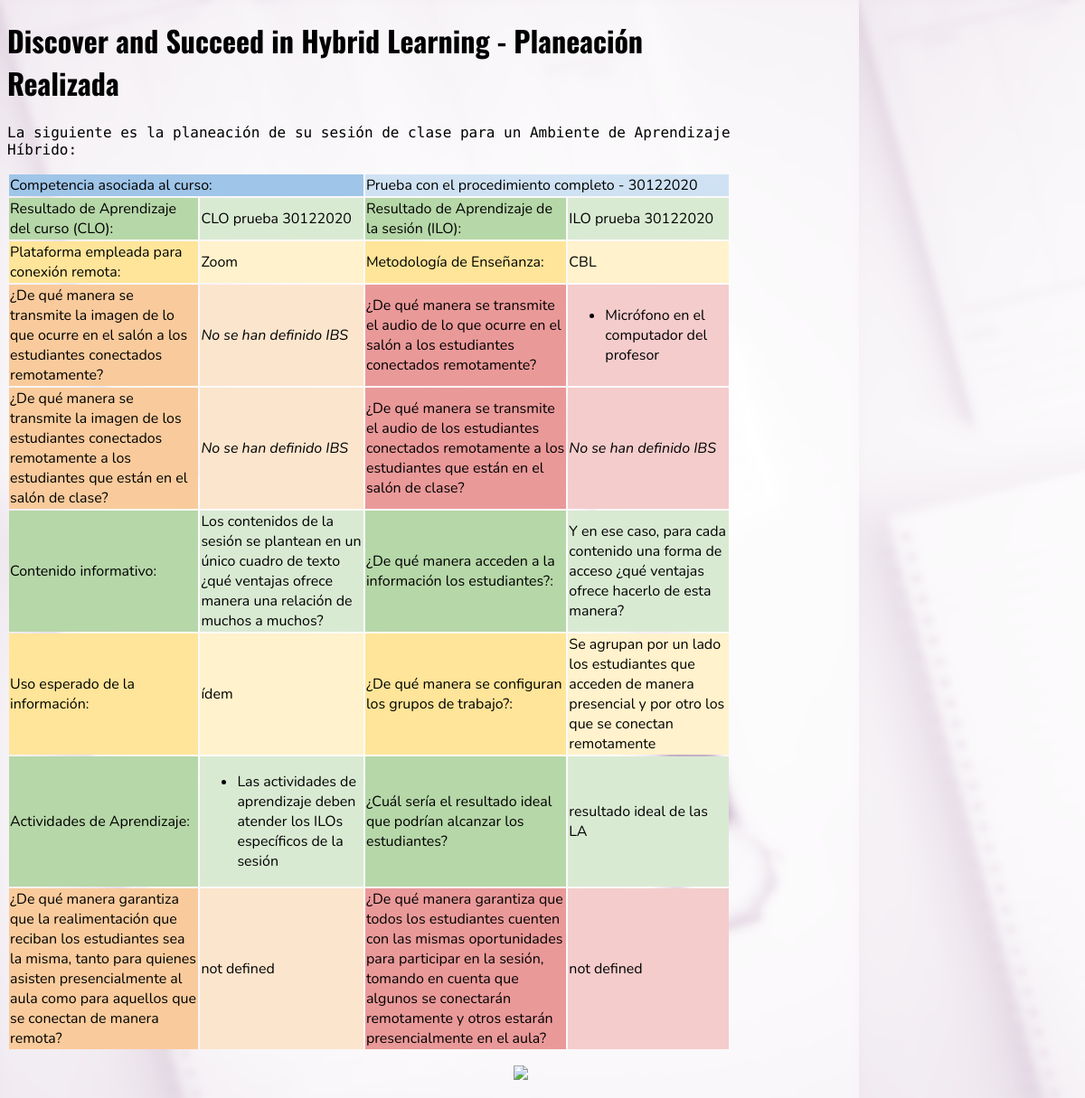
Page /planner/9/fullSessionPlan/ on the committed database.
### planner/models.py (models this page shows, shortened)
class Ilo(models.Model):
    clo = models.ForeignKey(Clo, on_delete=models.CASCADE)
    ilo_name = models.CharField(max_length=200)
    ilo_description = models.TextField()

class Clo(models.Model):
    SKILL_DEVELOPMENT_LEVELS = [
        ('UI','Unconscious Incompetence'),
        ('CI','Conscious Incompetence'),
        ('CC','Conscious Competence'),
        ('UC', 'Unconscious Competence'),
    ]
    skill = models.ForeignKey(Skill, on_delete=models.CASCADE)
    clo_name = models.CharField(max_length=200)
    clo_description = models.TextField()
    skill_development_level = models.CharField(
        max_length=2,
        choices=SKILL_DEVELOPMENT_LEVELS,
        default='UI',
    )

class Skill(models.Model):
    SKILL_TYPE_CHOICES = [
        ('SOFT','Soft (generic) Skill'),
        ('HARD', 'Hard (specific) Skill'),
        ]
    skill_name = models.CharField(max_length=200)
    skill_type = models.CharField(
        max_length=4,
        choices=SKILL_TYPE_CHOICES,
        default='HARD',
        )
    skill_description = models.TextField()

class Session_plan(models.Model):
    teaching_method = models.ForeignKey(Teaching_method, on_delete=models.CASCADE)
    platform = models.ForeignKey(Platform, on_delete=models.CASCADE, default=1)
    group_configuration = models.ForeignKey(Group_configuration, on_delete=models.CASCADE, default=1)
    clo = models.ManyToManyField(Clo)
    ilo = models.ManyToManyField(Ilo)
    content = models.ManyToManyField(Content)
    ibs = models.ManyToManyField(Ibs)
    learning_activity = models.ManyToManyField(Learning_activity)
    session_plan_name = models.CharField(max_length=200, default='ingrese un nombre')
    session_plan_content_delivery_method = models.TextField()
    session_plan_intended_content_use = models.TextField()
    session_plan_feedback_detail = models.TextField()
    session_plan_participation_detail = models.TextField()
    session_plan_ideal_student_outcome = models.CharField(max_length=200,
                                                          default='resultado ideal de las LA')

class Platform(models.Model):
    platform_name = models.CharField(max_length=200)
    def __str__(self):
        return self.platform_name

class Teaching_method(models.Model):
    teaching_method_name = models.CharField(max_length=200)
    teaching_method_description = models.TextField()
    teaching_method_suggested_scenario = models.TextField()

class Ibs(models.Model):
    IBS_TYPE = [
        ('A','Audio'),
        ('V','Visual'),
    ]
    IBS_COM_DIRECTION = [
        ('P','Desde los estudiantes que asisten presencialmente'),
        ('R','Desde los estudiantes que se conectan de manera remota'),
    ]
    ibs_name = models.CharField(max_length=200)
    ibs_description = models.TextField()
    ibs_type = models.CharField(
        max_length=1,
        choices=IBS_TYPE,
        default='A',
        )
    ibs_com_direction = models.CharField(
        max_length=1,
        choices=IBS_COM_DIRECTION,
        default='P',
    )

class Content(models.Model):
    content_name = models.CharField(max_length=200)
    content_description = models.TextField()
    content_url = models.CharField(max_length=255)

class Group_configuration(models.Model):
    group_configuration_name = models.CharField(max_length=200)
    group_configuration_description = models.TextField()

class Learning_activity(models.Model):
    learning_activity_name = models.CharField(max_length=200)
    learning_activity_description = models.TextField()

### planner/views.py (the view)
# urls.py: path('<int:session_plan_id>/fullSessionPlan/', views.fullSessionPlan, name='fullSessionPlan'),
def fullSessionPlan(request, session_plan_id):
    full_session_plan = get_object_or_404(Session_plan, pk=session_plan_id)
    ilo_session = get_object_or_404(Ilo, session_plan=full_session_plan.id)
    ibs_session_visual1 = Ibs.objects.filter(session_plan=full_session_plan.id,
                                             ibs_type='V',
                                             ibs_com_direction='P')
    ibs_session_visual1 = ibs_session_visual1.exclude(ibs_name='Not Specific')
    ibs_session_visual2 = Ibs.objects.filter(session_plan=full_session_plan.id,
                                             ibs_type='V',
                                             ibs_com_direction='R')
    ibs_session_visual2 = ibs_session_visual2.exclude(ibs_name='Not Specific')
    ibs_session_audio1 = Ibs.objects.filter(session_plan=full_session_plan.id,
                                             ibs_type='A',
                                             ibs_com_direction='P')
    ibs_session_audio1 = ibs_session_audio1.exclude(ibs_name='Not Specific')
    ibs_session_audio2 = Ibs.objects.filter(session_plan=full_session_plan.id,
                                             ibs_type='A',
                                             ibs_com_direction='R')
    ibs_session_audio2 = ibs_session_audio2.exclude(ibs_name='Not Specific')
    content_session = get_object_or_404(Content, session_plan=full_session_plan.id)
    learning_activity_session = Learning_activity.objects.filter(session_plan=full_session_plan.id)
    return render(request, 'planner/fullSessionPlan.html', {'session_plan': full_session_plan,
                                                            'ilo': ilo_session,
                                                            'ibs_session_visual1': ibs_session_visual1,
                                                            'ibs_session_visual2': ibs_session_visual2,
                                                            'ibs_session_audio1': ibs_session_audio1,
                                                            'ibs_session_audio2': ibs_session_audio2,
                                                            'content': content_session,
                                                            'learning_activity': learning_activity_session,})

### planner/templates/planner/fullSessionPlan.html (shortened to what this page needs)
{% load static %}
<!DOCTYPE html>
<html>
  <head>
    <link rel="stylesheet" type="text/css" href="{% static 'planner/style.css' %}">
  </head>
  <body>
    <h1 class="page_title">Discover and Succeed in Hybrid Learning - Planeación Realizada</h1>
    <p class="instructions">La siguiente es la planeación de su sesión de clase para un
    Ambiente de Aprendizaje Híbrido:</p>
    <table>
        <tr>
            <td class="cell_style5" colspan="2">Competencia asociada al curso:</td>
            <td class="cell_style6" colspan="2">{{ ilo.clo.skill.skill_description }}</td>
        </tr>
        <tr>
            <td class="cell_style1">Resultado de Aprendizaje del curso (CLO):</td>
            <td class="cell_style2">{{ ilo.clo.clo_description }}</td>
            <td class="cell_style1">Resultado de Aprendizaje de la sesión (ILO):</td>
            <td class="cell_style2">{{ ilo.ilo_description }}</td>
        </tr>
        <tr>
            <td class="cell_style3">Plataforma empleada para conexión remota:</td>
            <td class="cell_style4">{{ session_plan.platform }}</td>
            <td class="cell_style3">Metodología de Enseñanza:</td>
            <td class="cell_style4">{{ session_plan.teaching_method.teaching_method_name }}</td>
        </tr>
        <tr>
            <td class="cell_style7">¿De qué manera se transmite la imagen de lo que ocurre en
            el salón a los estudiantes conectados remotamente?</td>
            <td class="cell_style8">
                {% if ibs_session_visual1 %}
                    <ul>
                        {% for ibs in ibs_session_visual1 %}
                        <li>
                            {{ ibs.ibs_name }}
                        </li>
                        {% endfor %}
                    </ul>
                {% else %}
                    <em>No se han definido IBS</em>
                {% endif %}
            </td>
            <td class="cell_style9">¿De qué manera se transmite el audio de lo que ocurre en
            el salón a los estudiantes conectados remotamente?</td>
            <td class="cell_style10">
                {% if ibs_session_audio1 %}
                    <ul>
                        {% for ibs in ibs_session_audio1 %}
                        <li>
                            {{ ibs.ibs_name }}
                        </li>
                        {% endfor %}
                    </ul>
                {% else %}
                    <em>No se han definido IBS</em>
                {% endif %}
            </td>
        </tr>
        <tr>
            <td class="cell_style7">¿De qué manera se transmite la imagen de los estudiantes
            conectados remotamente a los estudiantes que están en el salón de clase?</td>
            <td class="cell_style8">
                {% if ibs_session_visual2 %}
                    <ul>
                        {% for ibs in ibs_session_visual2 %}
                        <li>
                            {{ ibs.ibs_name }}
                        </li>
                        {% endfor %}
                    </ul>
                {% else %}
                    <em>No se han definido IBS</em>
                {% endif %}
            </td>
            <td class="cell_style9">¿De qué manera se transmite el audio de los estudiantes
            conectados remotamente a los estudiantes que están en el salón de clase?</td>
            <td class="cell_style10">
                {% if ibs_session_audio2 %}
                    <ul>
                        {% for ibs in ibs_session_audio2 %}
                        <li>
                            {{ ibs.ibs_name }}
                        </li>
                        {% endfor %}
                    </ul>
                {% else %}
                    <em>No se han definido IBS</em>
                {% endif %}
            </td>
        </tr>
        <tr>
            <td class="cell_style1">Contenido informativo:</td>
            <td class="cell_style2">{{ content.content_description }}</td>
            <td class="cell_style1">¿De qué manera acceden a la información los estudiantes?:</td>
            <td class="cell_style2">{{ session_plan.session_plan_content_delivery_method }}</td>
        </tr>
        <tr>
            <td class="cell_style3">Uso esperado de la información:</td>
            <td class="cell_style4">{{ session_plan.session_plan_intended_content_use }}</td>
            <td class="cell_style3">¿De qué manera se configuran los grupos de trabajo?:</td>
            <td class="cell_style4">{{ session_plan.group_configuration.group_configuration_description }}</td>
        </tr>
        <tr>
            <td class="cell_style1">Actividades de Aprendizaje:</td>
            <td class="cell_style2">
                {% if learning_activity %}
                <ul>
                        {% for la in learning_activity %}
                        <li>
                            {{ la.learning_activity_description }}
                        </li>
                        {% endfor %}
                    </ul>
                {% else %}
                    <em>No se han definido Actividades de Aprendizaje</em>
                {% endif %}
            </td>
            <td class="cell_style1">¿Cuál sería el resultado ideal que podrían alcanzar los estudiantes?</td>
            <td class="cell_style2">{{ session_plan.session_plan_ideal_student_outcome }}</td>
        </tr>
        <tr>
            <td class="cell_style7">¿De qué manera garantiza que la realimentación que reciban los
            estudiantes sea la misma, tanto para quienes asisten presencialmente al aula como para
            aquellos que se conectan de manera remota?</td>
            <td class="cell_style8">{{ session_plan.session_plan_feedback_detail }}</td>
            <td class="cell_style9">¿De qué manera garantiza que todos los estudiantes cuenten con
            las mismas oportunidades para participar en la sesión, tomando en cuenta que algunos se
            conectarán remotamente y otros estarán presencialmente en el aula?</td>
            <td class="cell_style10">{{ session_plan.session_plan_participation_detail }}</td>
        </tr>
    </table>
    <p class="footer_logo">
      <img src="https://www.estudioelefante.co/uploads/1/2/0/1/120163544/original-128px.png">
    </p>
  </body>
</html>

### planner/static/planner/style.css (style rules this page uses)
.cell_style1 { background: #b6d7a8; }
.cell_style2 { background: #d9ead3; }
.cell_style3 { background: #ffe599; }
.cell_style4 { background: #fff2cc; }
.cell_style5 { background: #9fc5e8; }
.cell_style6 { background: #cfe2f3; }
.cell_style7 { background: #f9cb9c; }
.cell_style8 { background: #fce5cd; }
.cell_style9 { background: #ea9999; }
.cell_style10 { background: #f4cccc; }
.page_title { font-family: 'Oswald', sans-serif; }
.instructions { font-family: 'Fira Code', monospace; }
td { font-family: 'Nunito', sans-serif; }
.footer_logo { padding: 0 20px 0 560px; }
body { width: 800px; background-image: url("images/background.png"); }

### rows in the picture
Ilo: clo.skill.skill_description "Prueba con el procedimiento completo - 30122020", clo.clo_description "CLO prueba 30122020", ilo_description "ILO prueba 30122020"
Session_plan: platform "Zoom", teaching_method.teaching_method_name "CBL", session_plan_content_delivery_method "Y en ese caso, para cada contenido una forma de acceso ¿qué ventajas ofrece hacerlo de esta manera?", session_plan_intended_content_use "ídem", group_configuration.group_configuration_description "Se agrupan por un lado los estudiantes que acceden de manera presencial y por otro los que se conectan remotamente", session_plan_ideal_student_outcome "resultado ideal de las LA", session_plan_feedback_detail "not defined", session_plan_participation_detail "not defined"
Ibs: ibs_name "Micrófono en el computador del profesor"
Content: content_description "Los contenidos de la sesión se plantean en un único cuadro de texto ¿qué ventajas ofrece manera una relación de muchos a muchos?"
Learning_activity: learning_activity_description "Las actividades de aprendizaje deben atender los ILOs específicos de la sesión"
